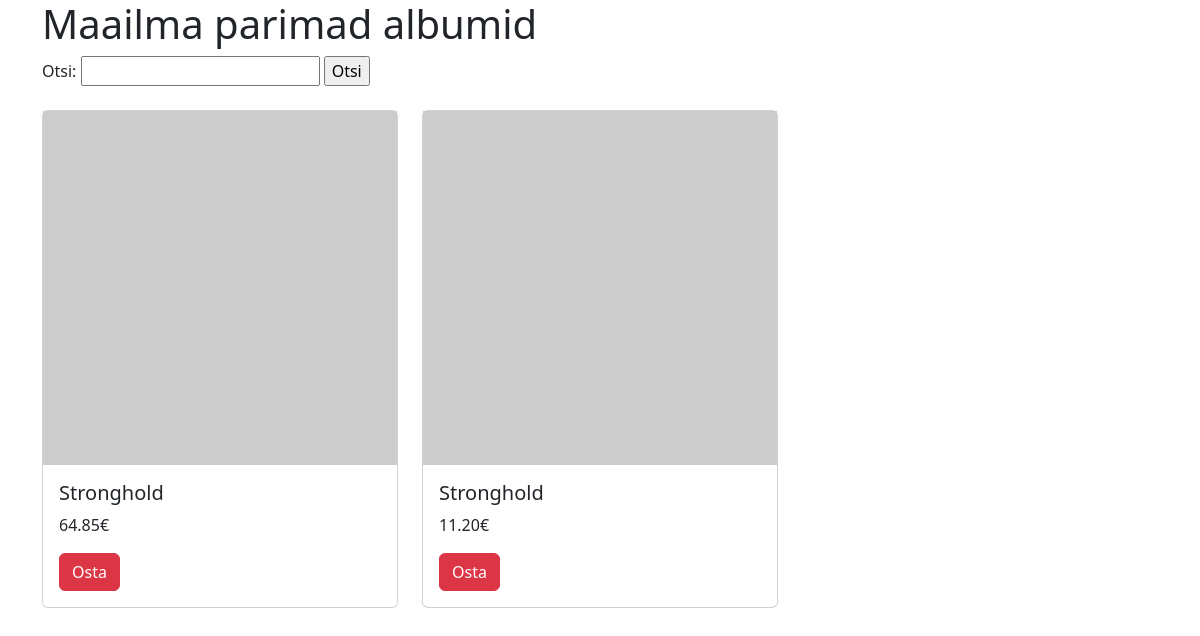
The app's page /index.php?s=Stronghold with its own data.
### tables this page shows
CREATE TABLE `albumid` (
  `id` int(10) NOT NULL,
  `artist` varchar(255) NOT NULL,
  `album` varchar(255) NOT NULL,
  `aasta` year(4) NOT NULL,
  `hind` decimal(6,2) NOT NULL
);

### index.php (the view, shortened to what this page needs)
<?php include("config.php"); ?>
<!doctype html>
<html lang="et">
    <head>
        <link
            href="https://cdn.jsdelivr.net/npm/bootstrap@5.3.2/dist/css/bootstrap.min.css"
            rel="stylesheet"
        />
    </head>
    <body>
        <div class="container">
            <h1>Maailma parimad albumid</h1>
            <form action="#" method="get">
                Otsi: <input type="text" name="s">
                      <input type="submit" value="Otsi">
            </form>  <br>
<div class="row row-cols-1 row-cols-md-3 g-4">
            <?php
                if (isset($_GET["s"])) {
                    $s = $_GET["s"];
                    $paring ='SELECT album, hind FROM albumid WHERE album LIKE "%'.$s.'%"';
                } else {
                $paring ="SELECT album, hind FROM albumid ORDER BY artist ASC LIMIT 10";
                }
                $valjund = mysqli_query($yhendus, $paring);
                while($rida = mysqli_fetch_assoc($valjund)){
                    echo '<div class="col">
                    <div class="card">
                      <img src="https://picsum.photos/400/400" alt="pildike">
                      <div class="card-body">
                        <h5 class="card-title">'.$rida['album'].'</h5>
                        <p class="card-text">'.$rida['hind'].'€</p>
                        <a href="#" class="btn btn-danger">Osta</a>
                      </div>
                    </div>
                  </div>';
            }
            ?>
        </div>
    </body>
</html>

### records on screen
albumid: album "Stronghold", hind "64.85"
albumid: album "Stronghold", hind "11.20"
